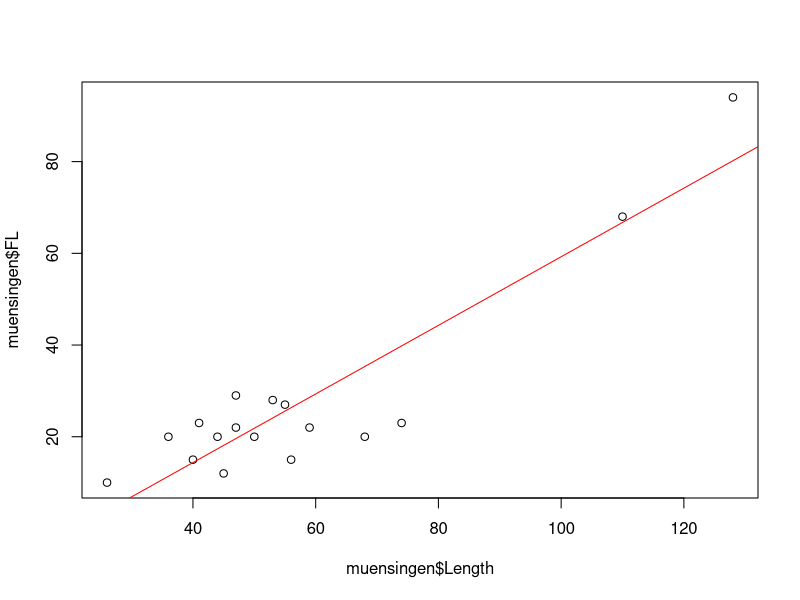
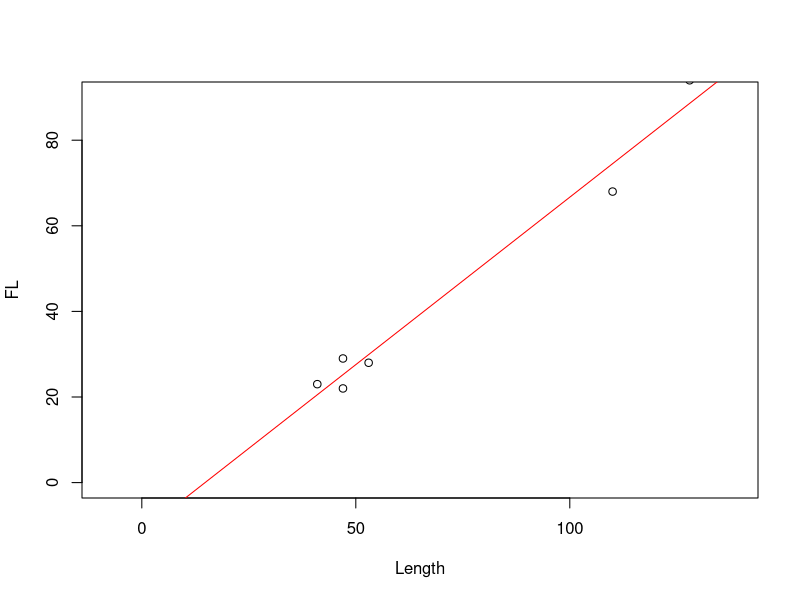
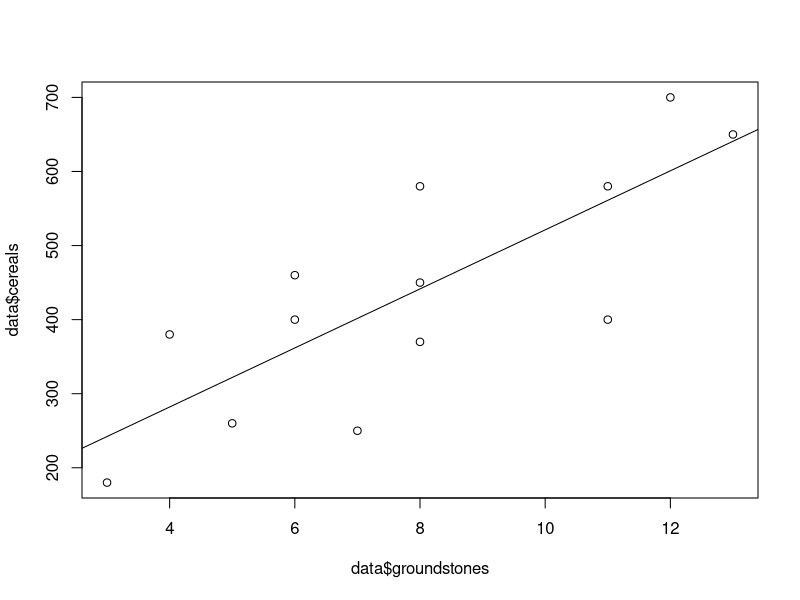
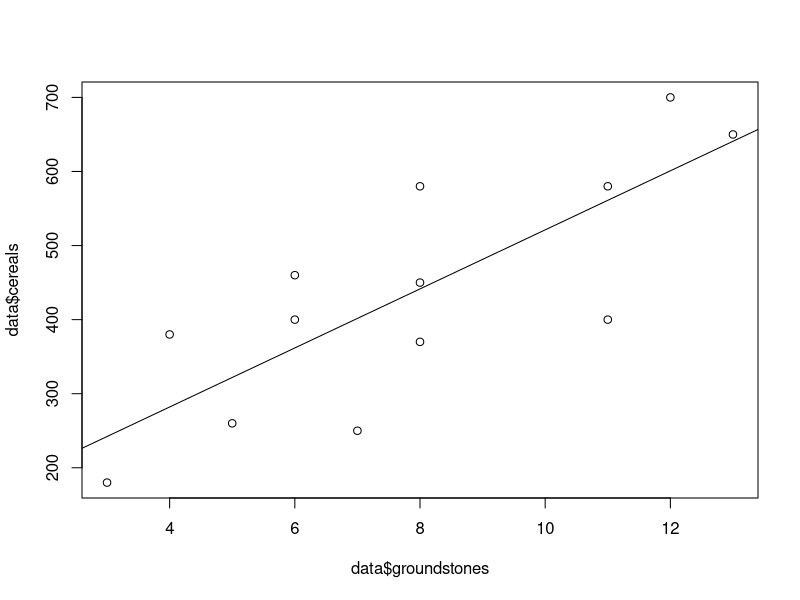
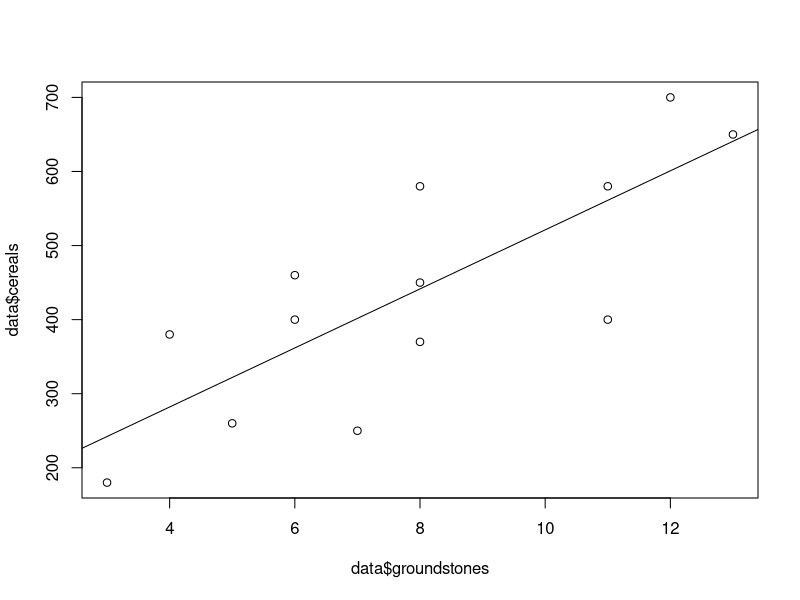
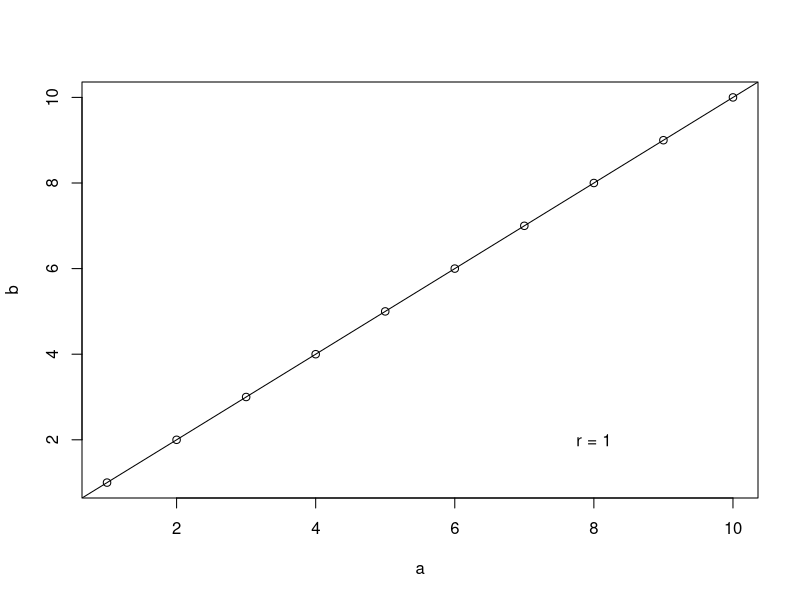
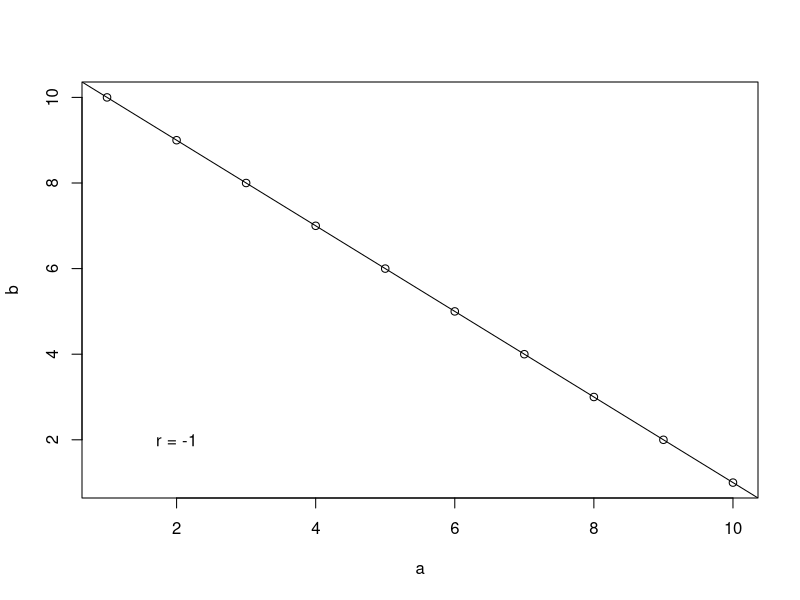
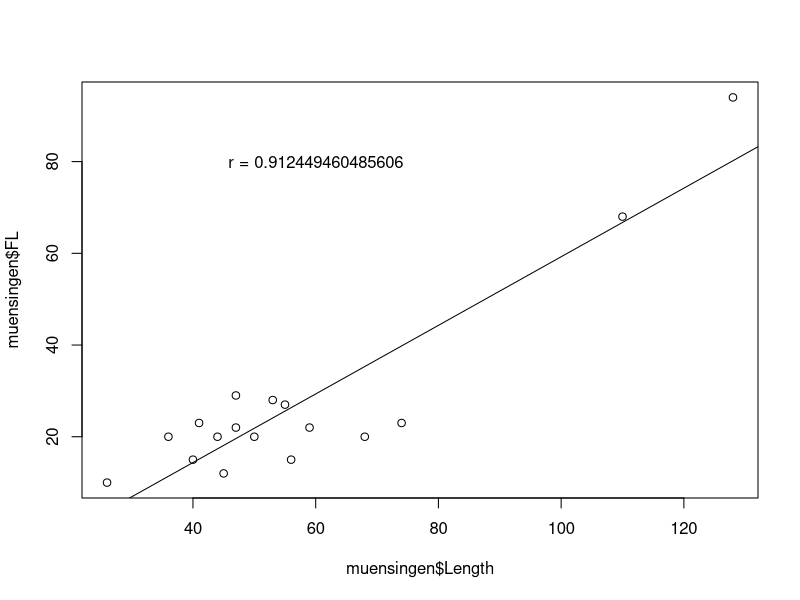

The R source for these figures, in order:
## ---- chunk 1
rm(list = ls())
#options(digits = 3)
Sys.setlocale("LC_MESSAGES", "en_US.utf8")
## ---- chunk 2
cat('# ', rmarkdown::metadata$title)
## ---- chunk 3
cat('## ', rmarkdown::metadata$subtitle)
## ---- chunk 4
cat('### ', rmarkdown::metadata$author)
## ---- chunk 5
cat('#### ', rmarkdown::metadata$institute)
## ---- chunk 6
cat(rmarkdown::metadata$date)
## ---- chunk 7
muensingen <- read.csv2("muensingen_fib.csv")
head(muensingen)
## ---- chunk 8
plot(muensingen$Length, muensingen$FL)
abline(
  lm(muensingen$FL~muensingen$Length),
  col="red")
## ---- chunk 9
hmuens <- head(muensingen[,c("FL", "Length")])
var_x <- var(hmuens[,1])
var_y <- var(hmuens[,2])
## ---- chunk 10
head(muensingen[,c("FL", "Length")])
colMeans(head(muensingen[,c("FL", "Length")]))
## ---- chunk 11
hmuens <- head(muensingen[,c("FL", "Length")])
hmuens$'FL - mean(FL)' <- hmuens$FL - mean(hmuens$FL)
hmuens$'Length - mean(Length)' <- hmuens$Length - mean(hmuens$Length)
hmuens$'covariance' <- hmuens$'FL - mean(FL)' * hmuens$'Length - mean(Length)'
hmuens$'var(L)' <- (hmuens$Length - mean(hmuens$Length))^2
sum_hmuens <- colSums(hmuens)
sum_hmuens <- c("sum","","","", sum_hmuens[c(5,6)])
knitr::kable(rbind(hmuens, sum_hmuens), format = "pipe")
## ---- chunk 12
knitr::kable(rbind(hmuens, sum_hmuens), format = "pipe")
## ---- chunk 13
plot(FL~Length, data=data.frame(head(muensingen)), ylim = c(0,90), asp=1, xlim=c(0,130))
abline(
  lm(FL~Length, data=data.frame(head(muensingen))),
  col="red")
## ---- chunk 14
knitr::kable(rbind(hmuens, sum_hmuens), format = "html")
## ---- chunk 15
mm <- data.frame(head(muensingen))
b.min <- sum(
  (mm$FL - mean(mm$FL)) * (mm$Length - mean(mm$Length))
  ) / 
  sum((mm$Length - mean(mm$Length))^2)
b.min
a.min <- mean(mm$FL) - b.min * mean(mm$Length)
a.min
## ---- chunk 16
lm(FL ~ Length, data=mm)
## ---- chunk 17

data<-read.csv2("cereal_processing.csv",row.names=1)
plot(data$groundstones,data$cereals)
abline(lm(data$cereals ~ data$groundstones))

## ---- chunk 18

data<-read.csv2("cereal_processing.csv",row.names=1)
plot(data$groundstones,data$cereals)
abline(lm(data$cereals ~ data$groundstones))

## ---- chunk 19

data<-read.csv2("cereal_processing.csv",row.names=1)
plot(data$groundstones,data$cereals)
abline(lm(data$cereals ~ data$groundstones))

## ---- chunk 20
test <- data.frame(a = 1:10, b= 1:10)
plot(test)
abline(lm(a~b, data = test))
text(8,2,labels = paste0("r = ", cor(test$a, test$b)))
## ---- chunk 21
test$b <- rev(test$b)
plot(test)
abline(lm(a~b, data = test))
text(2,2,labels = paste0("r = ", cor(test$a, test$b)))
## ---- chunk 22
plot(muensingen$FL ~ muensingen$Length)
abline(lm(muensingen$FL ~ muensingen$Length))
text(60,80,labels = paste0("r = ", cor(muensingen$FL, muensingen$Length)))
## ---- chunk 23
cov(muensingen$FL, muensingen$Length) /
  sqrt(var(muensingen$FL) * var(muensingen$Length))
## ---- chunk 24
cor(muensingen$FL, muensingen$Length)
## ---- chunk 25
shapiro.test(muensingen$FL)
shapiro.test(muensingen$Length)
## ---- chunk 26
# OK, in our example it is not the case.
# If it would be, we could do:

cor.test(muensingen$FL,muensingen$Length)
## ---- chunk 27
soil <- read.csv2("soilsites.csv", row.names = 1)
soil$soil_quality <- factor(soil$soil_quality, labels = c("poor", "medium", "good"))
soil$size <- factor(soil$size, labels = c("small", "medium", "big"))
soil_table <- addmargins(table(soil$size,soil$soil_quality)) 
knitr::kable(soil_table, format = "html")
## ---- chunk 28
library(kableExtra)
soil_table_out <- addmargins(table(soil$size,soil$soil_quality)) 
soil_table_out[1:3,1:3] <- paste0(soil_table_out[1:3,1:3], " (", letters[1:9], ")")
soil_table_out[1,1] <- cell_spec(soil_table_out[1, 1], "html", color = "red")
soil_table_out[2:3,2:3] <- cell_spec(soil_table_out[2:3, 2:3], "html", color = "green")
knitr::kable(soil_table_out, format = "html", escape = F)
## ---- chunk 29
soil_table_out <- addmargins(table(soil$size,soil$soil_quality)) 
soil_table_out[1:3,1:3] <- paste0(soil_table_out[1:3,1:3], " (", letters[1:9], ")")
soil_table_out[2,1] <- cell_spec(soil_table_out[2, 1], "html", color = "red")
soil_table_out[3,2:3] <- cell_spec(soil_table_out[3, 2:3], "html", color = "green")
knitr::kable(soil_table_out, format = "html", escape = F)
## ---- chunk 30
soil_table_out <- addmargins(table(soil$size,soil$soil_quality)) 
soil_table_out[1:3,1:3] <- paste0(soil_table_out[1:3,1:3], " (", letters[1:9], ")")
soil_table_out[1,2] <- cell_spec(soil_table_out[1,2], "html", color = "red")
soil_table_out[2:3,3] <- cell_spec(soil_table_out[2:3,3], "html", color = "green")
knitr::kable(soil_table_out, format = "html", escape = F)
## ---- chunk 31
soil_table_out <- addmargins(table(soil$size,soil$soil_quality)) 
soil_table_out[1:3,1:3] <- paste0(soil_table_out[1:3,1:3], " (", letters[1:9], ")")
soil_table_out[2,2] <- cell_spec(soil_table_out[2,2], "html", color = "red")
soil_table_out[3,3] <- cell_spec(soil_table_out[3,3], "html", color = "green")
knitr::kable(soil_table_out, format = "html", escape = F)
## ---- chunk 32
library(kableExtra)
soil_table_out <- addmargins(table(soil$size,soil$soil_quality)) 
soil_table_out[1:3,1:3] <- paste0(soil_table_out[1:3,1:3], " (", letters[1:9], ")")
soil_table_out[1,1] <- cell_spec(soil_table_out[1, 1], "html", color = "red")
soil_table_out[2:3,2:3] <- cell_spec(soil_table_out[2:3, 2:3], "html", color = "green")
knitr::kable(soil_table_out, format = "html", escape = F)
## ---- chunk 33
soil_table_out <- addmargins(table(soil$size,soil$soil_quality)) 
soil_table_out[1:3,1:3] <- paste0(soil_table_out[1:3,1:3], " (", letters[1:9], ")")
soil_table_out[1,3] <- cell_spec(soil_table_out[1,3], "html", color = "red")
soil_table_out[2:3,1:2] <- cell_spec(soil_table_out[2:3,1:2], "html", color = "green")
knitr::kable(soil_table_out, format = "html", escape = F)
## ---- chunk 34
soil_table_out <- addmargins(table(soil$size,soil$soil_quality)) 
soil_table_out[1:3,1:3] <- paste0(soil_table_out[1:3,1:3], " (", letters[1:9], ")")
soil_table_out[2,3] <- cell_spec(soil_table_out[2,3], "html", color = "red")
soil_table_out[3,1:2] <- cell_spec(soil_table_out[3,1:2], "html", color = "green")
knitr::kable(soil_table_out, format = "html", escape = F)
## ---- chunk 35
soil_table_out <- addmargins(table(soil$size,soil$soil_quality)) 
soil_table_out[1:3,1:3] <- paste0(soil_table_out[1:3,1:3], " (", letters[1:9], ")")
soil_table_out[1,2] <- cell_spec(soil_table_out[1,2], "html", color = "red")
soil_table_out[2:3,1] <- cell_spec(soil_table_out[2:3,1], "html", color = "green")
knitr::kable(soil_table_out, format = "html", escape = F)
## ---- chunk 36
soil_table_out <- addmargins(table(soil$size,soil$soil_quality)) 
soil_table_out[1:3,1:3] <- paste0(soil_table_out[1:3,1:3], " (", letters[1:9], ")")
soil_table_out[2,2] <- cell_spec(soil_table_out[2,2], "html", color = "red")
soil_table_out[3,1] <- cell_spec(soil_table_out[3,1], "html", color = "green")
knitr::kable(soil_table_out, format = "html", escape = F)
## ---- chunk 37
knitr::kable(soil_table, format = "html")
## ---- chunk 38
soil <- read.csv2("soilsites.csv", row.names = 1)
cor.test(soil$size, soil$soil_quality, method = "kendall")
